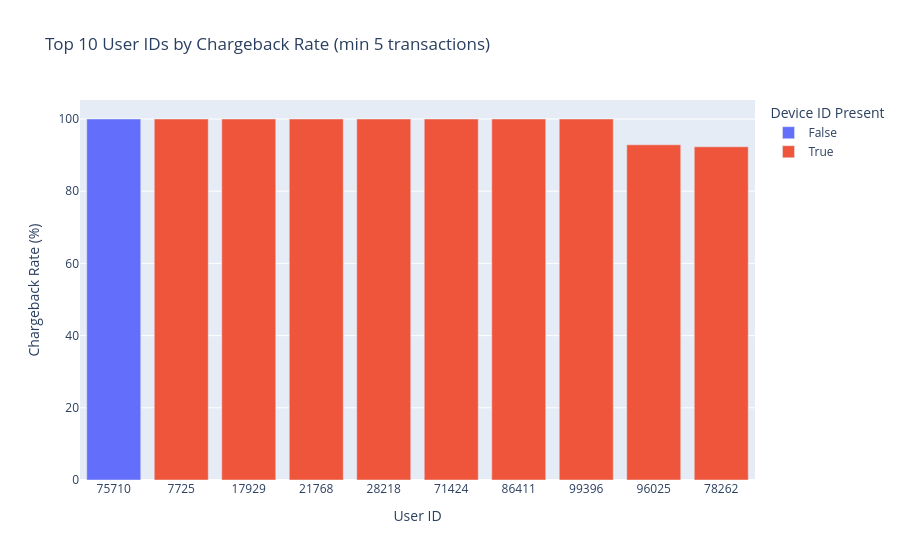

Source (notebook cell):
### Markdown cell above
###user_id + has_device_id

### Code cell
# Group by user_id and has_device_id to analyze chargeback rates
user_device_cbk_stats = df.groupby(['user_id', 'has_device_id'])['has_cbk'].agg(
    total_transactions='count',
    chargeback_count=lambda x: (x == True).sum()
).reset_index()

# Calculate the chargeback rate for each user-device_id combination
user_device_cbk_stats['chargeback_rate'] = (
    user_device_cbk_stats['chargeback_count'] / user_device_cbk_stats['total_transactions']
) * 100

# Sort by chargeback_rate (descending), then by total_transactions (descending) to prioritize significant cases
user_device_cbk_stats_sorted = user_device_cbk_stats.sort_values(
    by=['chargeback_rate', 'total_transactions', 'chargeback_count'],
    ascending=[False, False, False]
)

print("Top 10 User IDs by Chargeback Rate (grouped by has_device_id):")
display(user_device_cbk_stats_sorted.head(10))

# Visualize the top N user-device_id combinations with the highest chargeback rates
min_transactions_user = 5 # Set a threshold for meaningful rates
top_users_to_plot = user_device_cbk_stats_sorted[
    user_device_cbk_stats_sorted['total_transactions'] >= min_transactions_user
].head(10)

if not top_users_to_plot.empty:
    fig_top_users_cbk = px.bar(
        top_users_to_plot,
        x='user_id',
        y='chargeback_rate',
        color='has_device_id',
        title=f'Top {len(top_users_to_plot)} User IDs by Chargeback Rate (min {min_transactions_user} transactions)',
        labels={
            'user_id': 'User ID',
            'chargeback_rate': 'Chargeback Rate (%)',
            'has_device_id': 'Device ID Present'
        },
        hover_data=['total_transactions', 'chargeback_count']
    )
    fig_top_users_cbk.update_layout(xaxis_type='category') # Treat user_id as a category
    fig_top_users_cbk.show()
else:
    print(f"No user-device_id combinations found with at least {min_transactions_user} transactions to plot top chargeback rates.")

### Figure 1 — Plotly figure (JSON) as saved in the notebook; plotly's stock layout.template omitted (floating-point values rounded to 4 significant figures)
{"data": [{"customdata": [[10, 10]], "hovertemplate": "Device ID Present=False<br>User ID=%{x}<br>Chargeback Rate (%)=%{y}<br>total_transactions=%{customdata[0]}<br>chargeback_count=%{customdata[1]}<extra></extra>", "legendgroup": "False", "marker": {"color": "#636efa", "pattern": {"shape": ""}}, "name": "False", "orientation": "v", "showlegend": true, "textposition": "auto", "type": "bar", "x": [75710], "xaxis": "x", "y": [100.0], "yaxis": "y"}, {"customdata": [[7, 7], [6, 6], [6, 6], [5, 5], [5, 5], [5, 5], [5, 5], [14, 13], [13, 12]], "hovertemplate": "Device ID Present=True<br>User ID=%{x}<br>Chargeback Rate (%)=%{y}<br>total_transactions=%{customdata[0]}<br>chargeback_count=%{customdata[1]}<extra></extra>", "legendgroup": "True", "marker": {"color": "#EF553B", "pattern": {"shape": ""}}, "name": "True", "orientation": "v", "showlegend": true, "textposition": "auto", "type": "bar", "x": [7725, 17929, 21768, 28218, 71424, 86411, 99396, 96025, 78262], "xaxis": "x", "y": [100.0, 100.0, 100.0, 100.0, 100.0, 100.0, 100.0, 92.86, 92.31], "yaxis": "y"}], "layout": {"barmode": "relative", "legend": {"title": {"text": "Device ID Present"}, "tracegroupgap": 0}, "title": {"text": "Top 10 User IDs by Chargeback Rate (min 5 transactions)"}, "xaxis": {"anchor": "y", "domain": [0, 1], "title": {"text": "User ID"}, "type": "category"}, "yaxis": {"anchor": "x", "domain": [0, 1], "title": {"text": "Chargeback Rate (%)"}}}}
